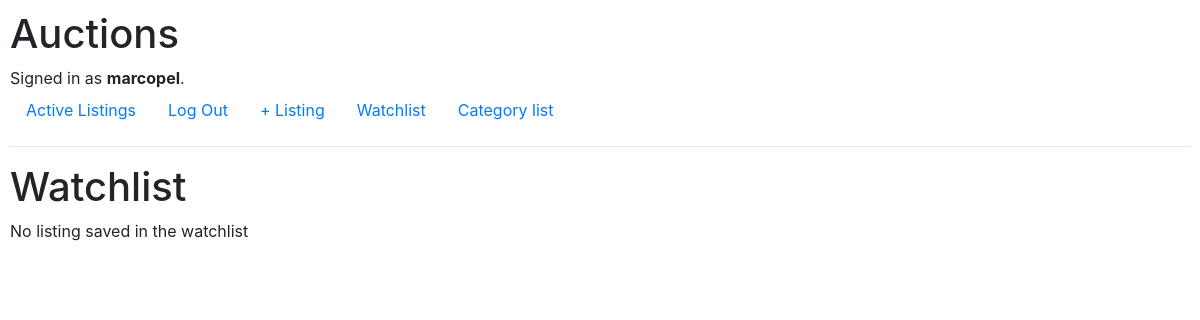
The page /wishlist (signed in) on the database as committed earlier.
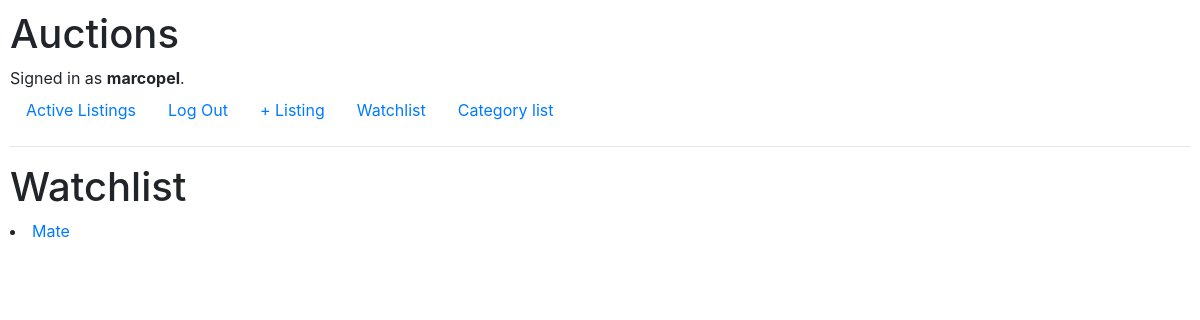
The same page on the database as committed later.
### auctions/models.py (models this page shows, shortened)
class Wishlist(models.Model):
    product = models.ForeignKey(AuctionListing, related_name="wishlist",
                                on_delete= models.CASCADE,
                                null=True, blank=True)
    user = models.ForeignKey(User, on_delete=models.CASCADE)
    def __str__(self):
        return f"{self.product}"

class AuctionListing(models.Model):
    product = models.CharField(max_length=255)
    description = models.TextField(null=True, blank=True)
    category = models.CharField(max_length=255)
    initial_price = models.PositiveIntegerField(default=0)
    sold = models.BooleanField(default=False)
    user = models.ForeignKey(User, on_delete=models.CASCADE)
    image = models.ImageField(null=True, blank=True, upload_to='images/')
    def __str__(self):
        return f"{self.product}"

### auctions/views.py (the view)
# urls.py: path("wishlist", views.wishlist, name="wishlist"),
def wishlist(request):
    user = request.user
    wishlist_objects = Wishlist.objects.filter(user=user)
    print(wishlist_objects)
    context = {'wishlist_objects': wishlist_objects}
    return render(request, 'auctions/wishlist.html', context)

### auctions/templates/auctions/wishlist.html
{% extends "auctions/layout.html" %}
{% block body %}
<h1>Watchlist</h1>
{% if not wishlist_objects %}
 <p>No listing saved in the watchlist</p>
{% endif %}
{% if wishlist_objects %}
        {% for wishlist_object in wishlist_objects %}
            <li><a href="{% url 'listing_detail' wishlist_object.product.id %}">{{ wishlist_object.product }}</a></li>
        {% endfor %}
{% endif %}
{% endblock body%}

Rows that differ between the two databases and show on the page:
added Wishlist: product "Mate"
Other text that changed with them:
text no longer shown: "No listing saved in the watchlist"
